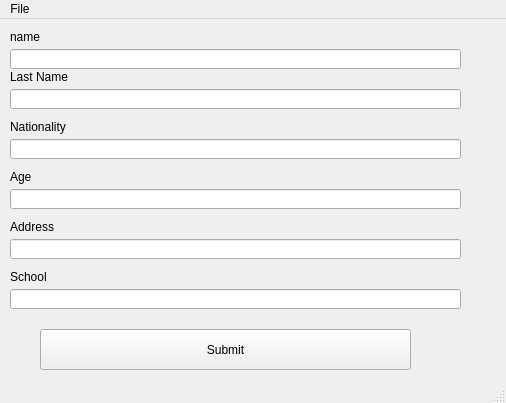
<?xml version="1.0" encoding="UTF-8"?>
<ui version="4.0">
 <class>Personalinformation</class>
 <widget class="QMainWindow" name="Personalinformation">
  <property name="enabled">
   <bool>true</bool>
  </property>
  <property name="geometry">
   <rect>
    <x>0</x>
    <y>0</y>
    <width>506</width>
    <height>403</height>
   </rect>
  </property>
  <property name="windowTitle">
   <string>MainWindow</string>
  </property>
  <widget class="QWidget" name="centralwidget">
   <widget class="QLabel" name="name">
    <property name="geometry">
     <rect>
      <x>10</x>
      <y>10</y>
      <width>71</width>
      <height>16</height>
     </rect>
    </property>
    <property name="text">
     <string>name</string>
    </property>
   </widget>
   <widget class="QLineEdit" name="namebox">
    <property name="geometry">
     <rect>
      <x>10</x>
      <y>30</y>
      <width>451</width>
      <height>20</height>
     </rect>
    </property>
   </widget>
   <widget class="QLabel" name="lastname">
    <property name="geometry">
     <rect>
      <x>10</x>
      <y>50</y>
      <width>71</width>
      <height>16</height>
     </rect>
    </property>
    <property name="text">
     <string>Last Name</string>
    </property>
   </widget>
   <widget class="QLineEdit" name="lastnamebox">
    <property name="geometry">
     <rect>
      <x>10</x>
      <y>70</y>
      <width>451</width>
      <height>20</height>
     </rect>
    </property>
   </widget>
   <widget class="QLabel" name="nationality">
    <property name="geometry">
     <rect>
      <x>10</x>
      <y>100</y>
      <width>71</width>
      <height>16</height>
     </rect>
    </property>
    <property name="text">
     <string>Nationality</string>
    </property>
   </widget>
   <widget class="QLineEdit" name="nationalitybox">
    <property name="geometry">
     <rect>
      <x>10</x>
      <y>120</y>
      <width>451</width>
      <height>20</height>
     </rect>
    </property>
   </widget>
   <widget class="QLabel" name="age">
    <property name="geometry">
     <rect>
      <x>10</x>
      <y>150</y>
      <width>71</width>
      <height>16</height>
     </rect>
    </property>
    <property name="text">
     <string>Age</string>
    </property>
   </widget>
   <widget class="QLabel" name="address">
    <property name="geometry">
     <rect>
      <x>10</x>
      <y>200</y>
      <width>71</width>
      <height>16</height>
     </rect>
    </property>
    <property name="text">
     <string>Address</string>
    </property>
   </widget>
   <widget class="QLineEdit" name="addresbox">
    <property name="geometry">
     <rect>
      <x>10</x>
      <y>220</y>
      <width>451</width>
      <height>20</height>
     </rect>
    </property>
   </widget>
   <widget class="QLineEdit" name="schoolbox">
    <property name="geometry">
     <rect>
      <x>10</x>
      <y>270</y>
      <width>451</width>
      <height>20</height>
     </rect>
    </property>
   </widget>
   <widget class="QLabel" name="school">
    <property name="geometry">
     <rect>
      <x>10</x>
      <y>250</y>
      <width>71</width>
      <height>16</height>
     </rect>
    </property>
    <property name="text">
     <string>School</string>
    </property>
   </widget>
   <widget class="QLineEdit" name="agebox">
    <property name="geometry">
     <rect>
      <x>10</x>
      <y>170</y>
      <width>451</width>
      <height>20</height>
     </rect>
    </property>
   </widget>
   <widget class="QPushButton" name="submitButton">
    <property name="geometry">
     <rect>
      <x>40</x>
      <y>310</y>
      <width>371</width>
      <height>41</height>
     </rect>
    </property>
    <property name="text">
     <string>Submit</string>
    </property>
   </widget>
  </widget>
  <widget class="QMenuBar" name="menubar">
   <property name="geometry">
    <rect>
     <x>0</x>
     <y>0</y>
     <width>506</width>
     <height>21</height>
    </rect>
   </property>
   <widget class="QMenu" name="menucccccc">
    <property name="title">
     <string>File</string>
    </property>
   </widget>
   <addaction name="menucccccc"/>
  </widget>
  <widget class="QStatusBar" name="statusbar"/>
 </widget>
 <resources/>
 <connections/>
</ui>
